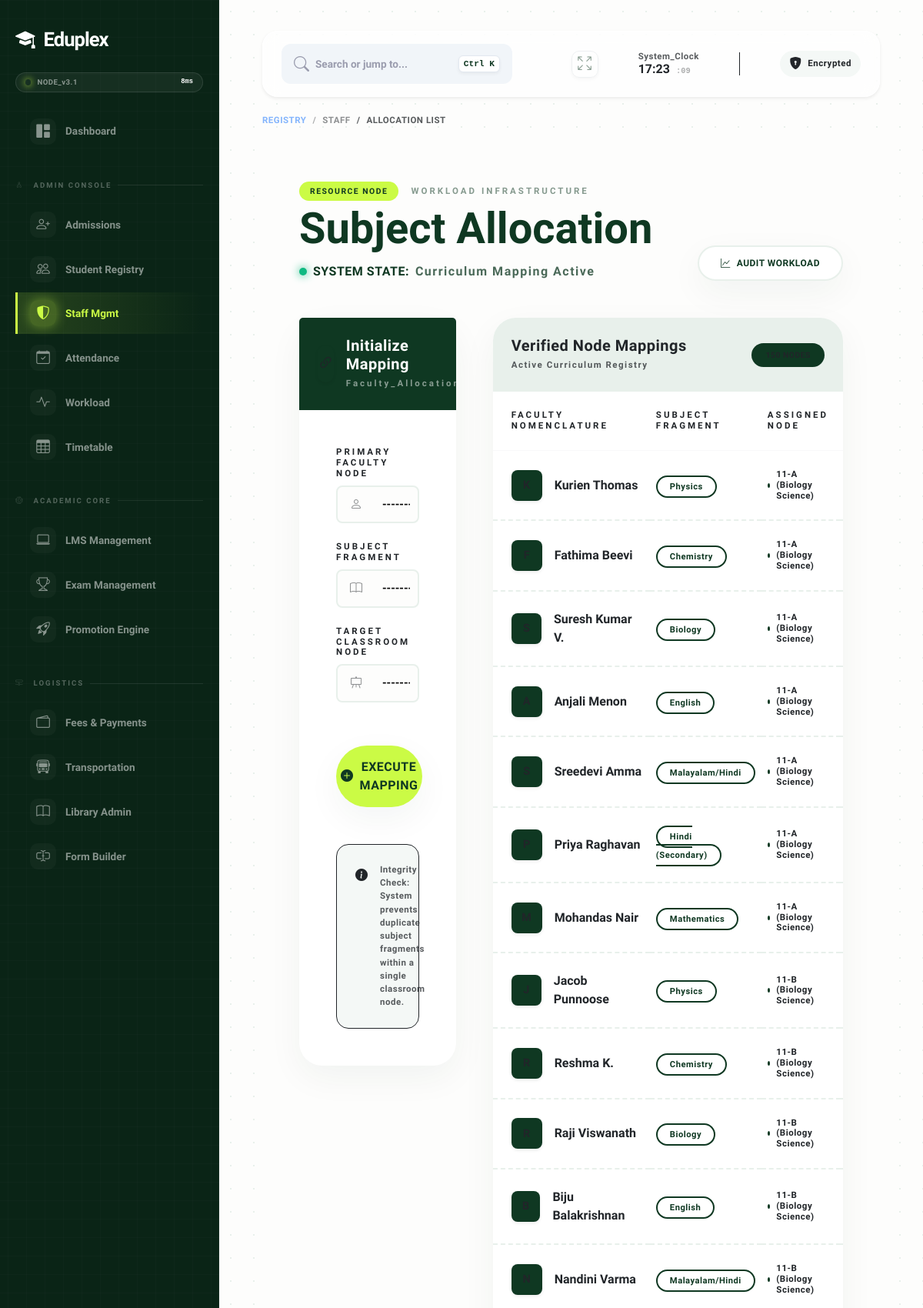
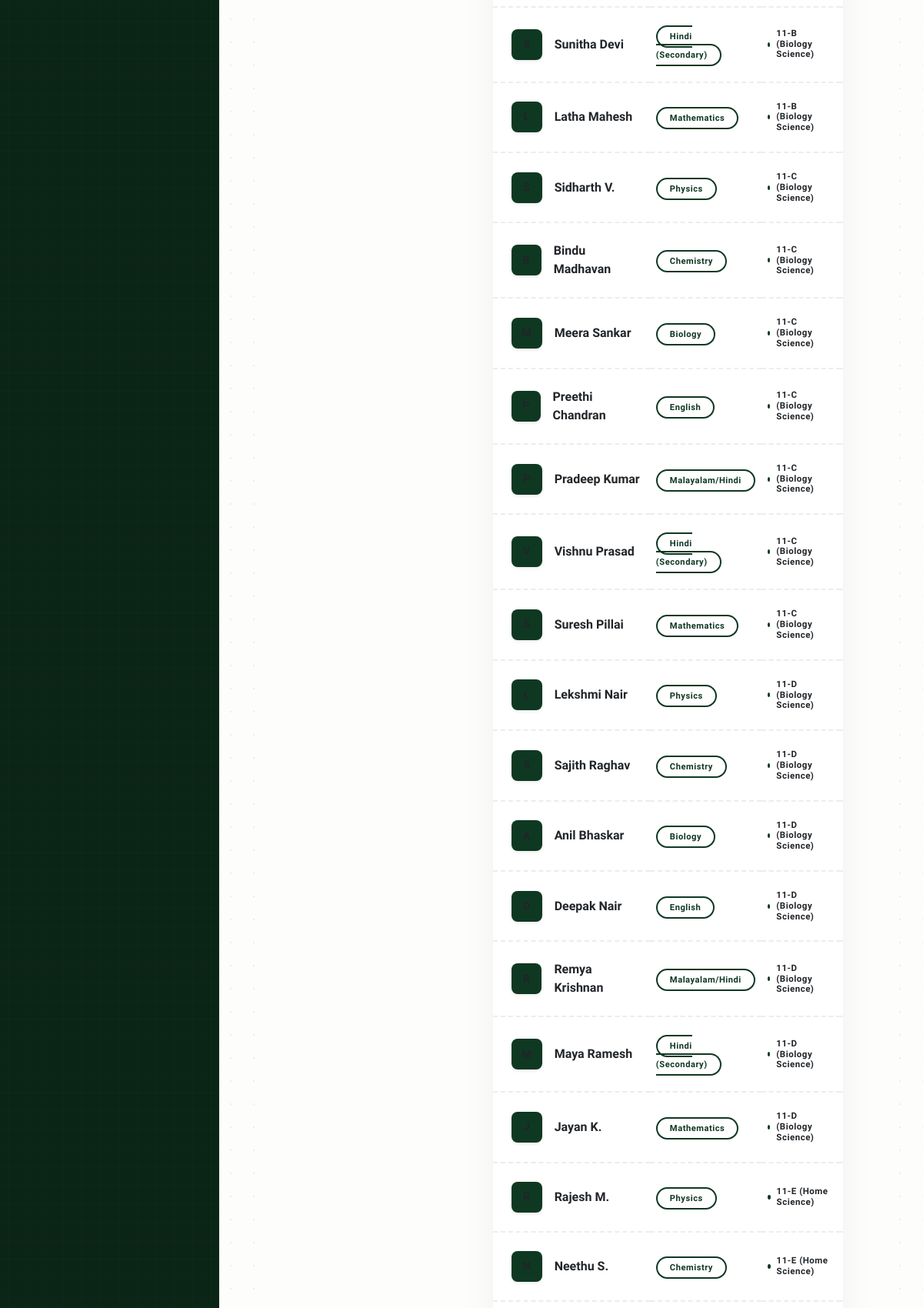
The app's page /staff/allocation/ (signed in, upper part) with its own data (2 pictures, top to bottom).
### staff/models.py (models this page shows, shortened)
class Staff(models.Model):
    STATUS_CHOICES = [
        ('Active', 'Active'),
        ('Resigned', 'Resigned'),
        ('On_Leave', 'On Leave'),
    ]
    ROLE_CHOICES = [
        ('Teacher', 'Faculty Member'),
        ('Admin', 'Root Administrator'),
        ('Cashier', 'Financial Officer'),
        ('Librarian', 'Library Admin'),
        ('Office_Staff', 'Front Desk Operations'),
        ('Dept_Admin', 'Department Head'),
    ]
    user = models.OneToOneField(User, on_delete=models.CASCADE)
    staff_id = models.CharField(max_length=20, unique=True, null=True, blank=True)
    department = models.ForeignKey(Department, on_delete=models.SET_NULL, null=True, blank=True)
    designation = models.CharField(max_length=100)
    role = models.CharField(max_length=20, choices=ROLE_CHOICES, default='Teacher') # Added new role field
    qualification = models.CharField(max_length=100, null=True, blank=True)
    joining_date = models.DateField(default=timezone.now, null=True, blank=True)
    phone = models.CharField(max_length=15, null=True, blank=True)
    address = models.TextField(null=True, blank=True)
    is_teaching_staff = models.BooleanField(default=True)
    status = models.CharField(max_length=20, choices=STATUS_CHOICES, default='Active')
    def __str__(self):
        return f"{self.user.get_full_name()} ({self.staff_id}) - {self.role}"

class SubjectAllocation(models.Model):
    staff = models.ForeignKey(Staff, on_delete=models.CASCADE, related_name='allocations')
    subject = models.ForeignKey(Subject, on_delete=models.CASCADE)
    classroom = models.ForeignKey(ClassRoom, on_delete=models.CASCADE)
    academic_year = models.CharField(max_length=10, default='2025-2026')
    class Meta:
        unique_together = ['subject', 'classroom']
        verbose_name = "Subject Allocation"
        verbose_name_plural = "Subject Allocations"

### school_system/models.py (models this page shows)
class Subject(models.Model):
    TYPE_CHOICES = [
        ('Core', 'Core Subject'),          # e.g., Physics, Accountancy, Economics
        ('Elective', 'Elective/Optional'), # e.g., Computer Science, Sociology, Psychology
        ('Language', 'Language'),          # e.g., English, Malayalam, Hindi, Arabic
        ('Common', 'General'),             # e.g., General Education
    ]
    name = models.CharField(max_length=100)
    subject_code = models.CharField(max_length=10, unique=True, null=True, blank=True)
    subject_type = models.CharField(max_length=20, choices=TYPE_CHOICES, default='Core')
    is_practical = models.BooleanField(default=False, help_text="Check if subject has practical exams")
    streams = models.ManyToManyField(Stream, blank=True, related_name='subjects')
    def __str__(self):
        return f"{self.name} ({self.get_subject_type_display()})"
    class Meta:
        ordering = ['name']

### admission/models.py (models this page shows, shortened)
class ClassRoom(models.Model):
    STANDARD_CHOICES = [(str(i), str(i)) for i in range(1, 13)]
    DIVISION_CHOICES = [
        ('A1', 'A1'), ('A2', 'A2'), ('B1', 'B1'), ('B2', 'B2'),
        ('C1', 'C1'), ('C2', 'C2'), ('D1', 'D1'), ('D2', 'D2'),
        ('E1', 'E1'), ('E2', 'E2'), ('F1', 'F1'), ('F2', 'F2'),
        ('G1', 'G1'), ('G2', 'G2'), ('H1', 'H1'), ('H2', 'H2'),
        ('I1', 'I1'), ('I2', 'I2'), ('J1', 'J1'), ('J2', 'J2'),
        ('K1', 'K1'), ('K2', 'K2'), ('A', 'A'), ('B', 'B'), ('C', 'C'), ('D', 'D')
    ]
    standard = models.CharField(max_length=5, choices=STANDARD_CHOICES)
    division = models.CharField(max_length=5, choices=DIVISION_CHOICES)
    stream = models.ForeignKey(Stream, on_delete=models.SET_NULL, null=True, blank=True)
    class_teacher = models.OneToOneField(
        'staff.Staff',
        on_delete=models.SET_NULL,
        null=True,
        blank=True,
        related_name='class_teacher_of',
        help_text="The teacher in charge of this specific class."
    )
    name = models.CharField(max_length=100, blank=True, editable=False)
    total_seats = models.IntegerField(default=60)
    class Meta:
        unique_together = ['standard', 'division']
        ordering = ['standard', 'division']
    def __str__(self):
        return self.name

### staff/views.py (the view)
# urls.py: path('allocation/', views.allocate_subject, name='allocation_list'),
@login_required
@user_passes_test(is_admin_or_dept_admin)
def allocate_subject(request):
    allocations = SubjectAllocation.objects.select_related('staff', 'subject', 'classroom').order_by('classroom__name')
    if request.method == 'POST':
        form = AllocationForm(request.POST)
        if form.is_valid():
            cleaned = form.cleaned_data
            exists = SubjectAllocation.objects.filter(
                subject=cleaned['subject'],
                classroom=cleaned['classroom']
            ).exists()
            if exists:
                messages.error(request, f"Error: {cleaned['subject']} is already assigned in {cleaned['classroom']}.")
            else:
                form.save()
                messages.success(request, f"Successfully assigned {cleaned['staff']} to {cleaned['subject']}")
                return redirect('staff:allocation_list')
    else:
        form = AllocationForm()
    form.fields['classroom'].queryset = ClassRoom.objects.all().order_by('standard', 'division')
    return render(request, 'staff/allocation.html', {
        'form': form,
        'allocations': allocations
    })

### templates/staff/allocation.html (shortened to what this page needs)
{% extends 'base.html' %}
{% block content %}
<div class="theme-wrapper container-fluid p-4 p-lg-5 page-load-animation">
    <div class="d-flex flex-column flex-md-row justify-content-between align-items-md-end mb-5 gap-4">
        <div class="header-group">
            <div class="d-flex align-items-center gap-3 mb-2">
                <span class="badge-pill-neon" style="letter-spacing: 1.5px;">RESOURCE NODE</span>
                <h6 class="text-uppercase smallest fw-black ls-3 m-0 text-theme-dark opacity-50">Workload Infrastructure</h6>
            </div>
            <h1 class="title-heavy text-theme-dark tracking-normal m-0 line-height-1">
                Subject <span class="theme-accent-text-dark">Allocation</span>
            </h1>
            <p class="text-theme-dark fw-bold mt-3 mb-0 d-flex align-items-center gap-2">
                <span class="status-dot animate-pulse"></span>
                <span class="ls-1">SYSTEM STATE:</span>
                <span class="uppercase ls-2 fw-black opacity-75">Curriculum Mapping Active</span>
            </p>
        </div>
        <div class="d-flex align-items-center gap-3 h-100">
            <a href="{% url 'workload:dashboard' %}" class="btn-minimal shadow-soft d-flex align-items-center">
                <i class="bi bi-graph-up me-2 theme-accent-text-dark"></i>AUDIT WORKLOAD
            </a>
        </div>
    </div>
    <div class="row g-5">
        <div class="col-lg-4">
            <div class="card card-bento border-0 shadow-soft bg-white position-sticky" style="top: 100px;">
                <div class="card-header bg-theme-dark p-4 border-0">
                    <div class="d-flex align-items-center gap-3">
                        <div class="icon-square bg-theme-accent text-theme-dark shadow-sm">
                            <i class="bi bi-link-45deg"></i>
                        </div>
                        <div>
                            <h5 class="text-white fw-black m-0 tracking-tighter ls-1">Initialize Mapping</h5>
                            <span class="smallest fw-black text-white opacity-50 uppercase ls-3">Faculty_Allocation</span>
                        </div>
                    </div>
                </div>
                <div class="card-body p-4 p-lg-5">
                    <form method="POST">
                        <div class="mb-4">
                            <label class="smallest fw-black text-theme-dark text-uppercase ls-3 d-block mb-2">Primary Faculty Node</label>
                            <div class="input-group-modern d-flex align-items-center bg-light-sage rounded-3 border">
                                <span class="px-3 opacity-50"><i class="bi bi-person"></i></span>
                                {{ form.staff }}
                            </div>
                        </div>
                        <div class="mb-4">
                            <label class="smallest fw-black text-theme-dark text-uppercase ls-3 d-block mb-2">Subject Fragment</label>
                            <div class="input-group-modern d-flex align-items-center bg-light-sage rounded-3 border">
                                <span class="px-3 opacity-50"><i class="bi bi-book"></i></span>
                                {{ form.subject }}
                            </div>
                        </div>
                        <div class="mb-5">
                            <label class="smallest fw-black text-theme-dark text-uppercase ls-3 d-block mb-2">Target Classroom Node</label>
                            <div class="input-group-modern d-flex align-items-center bg-light-sage rounded-3 border">
                                <span class="px-3 opacity-50"><i class="bi bi-easel"></i></span>
                                {{ form.classroom }}
                            </div>
                        </div>
                        <div class="d-grid pt-2">
                            <button type="submit" class="btn-neon-premium py-3 shadow-soft d-flex align-items-center justify-content-center gap-2">
                                <i class="bi bi-plus-circle-fill"></i> EXECUTE MAPPING
                            </button>
                        </div>
                    </form>
                    <div class="mt-5 p-4 rounded-4 bg-light-sage border border-dashed border-dark">
                        <div class="d-flex gap-3">
                            <i class="bi bi-info-circle-fill theme-accent-text-dark mt-1"></i>
                            <p class="smallest fw-bold text-muted uppercase ls-1 m-0" style="line-height: 1.5;">
                                <strong class="text-theme-dark">Integrity Check:</strong> System prevents duplicate subject fragments within a single classroom node.
                            </p>
                        </div>
                    </div>
                </div>
            </div>
        </div>
        <div class="col-lg-8">
            <div class="card card-bento border-0 shadow-soft overflow-hidden h-100 bg-white">
                <div class="card-header bg-sage p-4 border-0 d-flex justify-content-between align-items-center">
                    <div>
                        <h5 class="fw-black text-theme-dark m-0 tracking-tighter ls-1">Verified Node Mappings</h5>
                        <small class="smallest fw-bold text-muted uppercase ls-2">Active Curriculum Registry</small>
                    </div>
                    <span class="badge-node bg-theme-dark text-theme-accent ls-1">{{ allocations.count|stringformat:"02d" }} NODES</span>
                </div>
                <div class="table-responsive">
                    <table class="table table-borderless align-middle mb-0">
                        <thead>
                            <tr class="border-bottom border-light">
                                <th class="ps-4 py-4 text-uppercase text-theme-dark smallest fw-black ls-3">Faculty nomenclature</th>
                                <th class="py-4 text-uppercase text-theme-dark smallest fw-black ls-3">Subject Fragment</th>
                                <th class="py-4 text-uppercase text-theme-dark smallest fw-black ls-3">Assigned Node</th>
                                <th class="pe-4 py-4 text-end text-uppercase text-theme-dark smallest fw-black ls-3">Execution</th>
                            </tr>
                        </thead>
                        <tbody>
                            {% for item in allocations %}
                            <tr class="border-bottom-dashed transition-all">
                                <td class="ps-4 py-4">
                                    <div class="d-flex align-items-center">
                                        <div class="avatar-sq bg-theme-dark text-theme-accent rounded-3 d-flex align-items-center justify-content-center me-3 fw-black shadow-sm"
                                             style="width: 40px; height: 40px; font-size: 0.9rem;">
                                        </div>
                                        <span class="fw-black text-theme-dark fs-6 tracking-normal">{{ item.staff.user.get_full_name }}</span>
                                    </div>
                                </td>
                                <td class="py-4">
                                    <span class="badge-outline-sage border-theme smallest fw-black uppercase ls-1">{{ item.subject.name }}</span>
                                </td>
                                <td class="py-4">
                                    <div class="d-flex align-items-center gap-2">
                                        <div class="rounded-circle bg-theme-dark" style="width: 6px; height: 6px;"></div>
                                        <span class="smallest fw-black text-theme-dark uppercase ls-1">{{ item.classroom.name }}</span>
                                    </div>
                                </td>
                                <td class="pe-4 py-4 text-end">
                                </td>
                            </tr>
                            {% endfor %}
                        </tbody>
                    </table>
                </div>
            </div>
        </div>
    </div>
</div>
{% endblock %}

### records on screen
Staff: staff "---------"
SubjectAllocation: staff.user.get_full_name "Kurien Thomas", subject.name "Physics", classroom.name "11-A (Biology Science)"
SubjectAllocation: staff.user.get_full_name "Fathima Beevi", subject.name "Chemistry", classroom.name "11-A (Biology Science)"
SubjectAllocation: staff.user.get_full_name "Suresh Kumar V.", subject.name "Biology", classroom.name "11-A (Biology Science)"
SubjectAllocation: staff.user.get_full_name "Anjali Menon", subject.name "English", classroom.name "11-A (Biology Science)"
SubjectAllocation: staff.user.get_full_name "Sreedevi Amma", subject.name "Malayalam/Hindi", classroom.name "11-A (Biology Science)"
SubjectAllocation: staff.user.get_full_name "Priya Raghavan", subject.name "Hindi (Secondary)", classroom.name "11-A (Biology Science)"
SubjectAllocation: staff.user.get_full_name "Mohandas Nair", subject.name "Mathematics", classroom.name "11-A (Biology Science)"
SubjectAllocation: staff.user.get_full_name "Jacob Punnoose", subject.name "Physics", classroom.name "11-B (Biology Science)"
SubjectAllocation: staff.user.get_full_name "Reshma K.", subject.name "Chemistry", classroom.name "11-B (Biology Science)"
SubjectAllocation: staff.user.get_full_name "Raji Viswanath", subject.name "Biology", classroom.name "11-B (Biology Science)"
SubjectAllocation: staff.user.get_full_name "Biju Balakrishnan", subject.name "English", classroom.name "11-B (Biology Science)"
SubjectAllocation: staff.user.get_full_name "Nandini Varma", subject.name "Malayalam/Hindi", classroom.name "11-B (Biology Science)"
SubjectAllocation: staff.user.get_full_name "Sunitha Devi", subject.name "Hindi (Secondary)", classroom.name "11-B (Biology Science)"
SubjectAllocation: staff.user.get_full_name "Latha Mahesh", subject.name "Mathematics", classroom.name "11-B (Biology Science)"
SubjectAllocation: staff.user.get_full_name "Sidharth V.", subject.name "Physics", classroom.name "11-C (Biology Science)"
SubjectAllocation: staff.user.get_full_name "Bindu Madhavan", subject.name "Chemistry", classroom.name "11-C (Biology Science)"
SubjectAllocation: staff.user.get_full_name "Meera Sankar", subject.name "Biology", classroom.name "11-C (Biology Science)"
SubjectAllocation: staff.user.get_full_name "Preethi Chandran", subject.name "English", classroom.name "11-C (Biology Science)"
SubjectAllocation: staff.user.get_full_name "Pradeep Kumar", subject.name "Malayalam/Hindi", classroom.name "11-C (Biology Science)"
SubjectAllocation: staff.user.get_full_name "Vishnu Prasad", subject.name "Hindi (Secondary)", classroom.name "11-C (Biology Science)"
SubjectAllocation: staff.user.get_full_name "Suresh Pillai", subject.name "Mathematics", classroom.name "11-C (Biology Science)"
SubjectAllocation: staff.user.get_full_name "Lekshmi Nair", subject.name "Physics", classroom.name "11-D (Biology Science)"
SubjectAllocation: staff.user.get_full_name "Sajith Raghav", subject.name "Chemistry", classroom.name "11-D (Biology Science)"
SubjectAllocation: staff.user.get_full_name "Anil Bhaskar", subject.name "Biology", classroom.name "11-D (Biology Science)"
SubjectAllocation: staff.user.get_full_name "Deepak Nair", subject.name "English", classroom.name "11-D (Biology Science)"
SubjectAllocation: staff.user.get_full_name "Remya Krishnan", subject.name "Malayalam/Hindi", classroom.name "11-D (Biology Science)"
SubjectAllocation: staff.user.get_full_name "Maya Ramesh", subject.name "Hindi (Secondary)", classroom.name "11-D (Biology Science)"
SubjectAllocation: staff.user.get_full_name "Jayan K.", subject.name "Mathematics", classroom.name "11-D (Biology Science)"
SubjectAllocation: staff.user.get_full_name "Rajesh M.", subject.name "Physics", classroom.name "11-E (Home Science)"
SubjectAllocation: staff.user.get_full_name "Neethu S.", subject.name "Chemistry", classroom.name "11-E (Home Science)"

### other values on screen
{{ request.resolver_match.app_name }} "STAFF"
{{ request.resolver_match.url_name|replace_chars:"_, " }} "ALLOCATION LIST"
